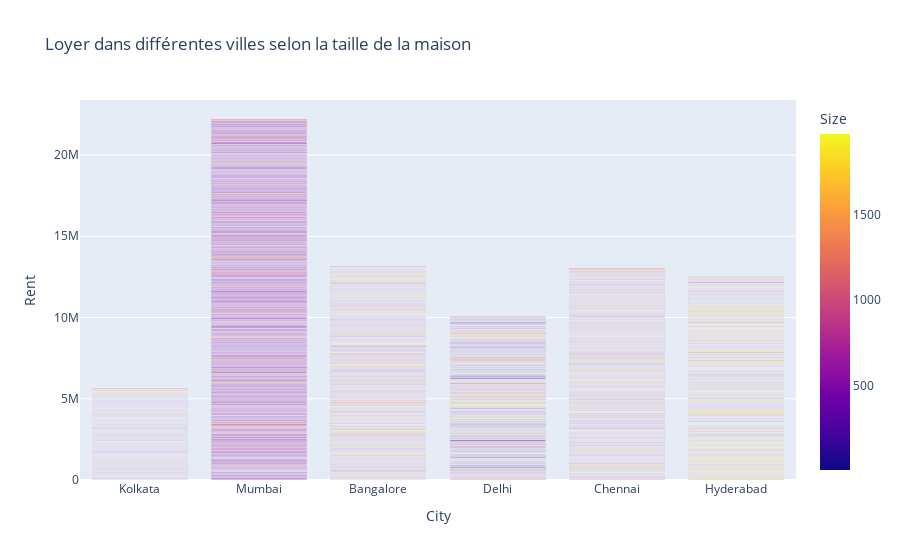

The notebook cell saved with this chart:
### Code cell
# Loyer des maisons dans différentes villes en fonction de la taille de la maison
figure = px.bar(df, x = df["City"], y = df["Rent"], color=df["Size"], title="Loyer dans différentes villes selon la taille de la maison")
figure.show()

### Figure 1 — Plotly figure (JSON) as saved in the notebook; plotly's stock layout.template omitted (floating-point values rounded to 4 significant figures; data arrays with more than 128 entries replaced by an {"elided": "..."} marker saying what was removed)
{"data": [{"hovertemplate": "City=%{x}<br>Rent=%{y}<br>Size=%{marker.color}<extra></extra>", "legendgroup": "", "marker": {"color": {"elided": "4103 int values"}, "coloraxis": "coloraxis", "pattern": {"shape": ""}}, "name": "", "orientation": "v", "showlegend": false, "textposition": "auto", "type": "bar", "x": {"elided": "4103 str values"}, "xaxis": "x", "y": {"elided": "4103 int values"}, "yaxis": "y"}], "layout": {"barmode": "relative", "coloraxis": {"colorbar": {"title": {"text": "Size"}}, "colorscale": [[0, "#0d0887"], [0.1111, "#46039f"], [0.2222, "#7201a8"], [0.3333, "#9c179e"], [0.4444, "#bd3786"], [0.5556, "#d8576b"], [0.6667, "#ed7953"], [0.7778, "#fb9f3a"], [0.8889, "#fdca26"], [1, "#f0f921"]]}, "legend": {"tracegroupgap": 0}, "title": {"text": "Loyer dans différentes villes selon la taille de la maison"}, "xaxis": {"anchor": "y", "domain": [0, 1], "title": {"text": "City"}}, "yaxis": {"anchor": "x", "domain": [0, 1], "title": {"text": "Rent"}}}}
